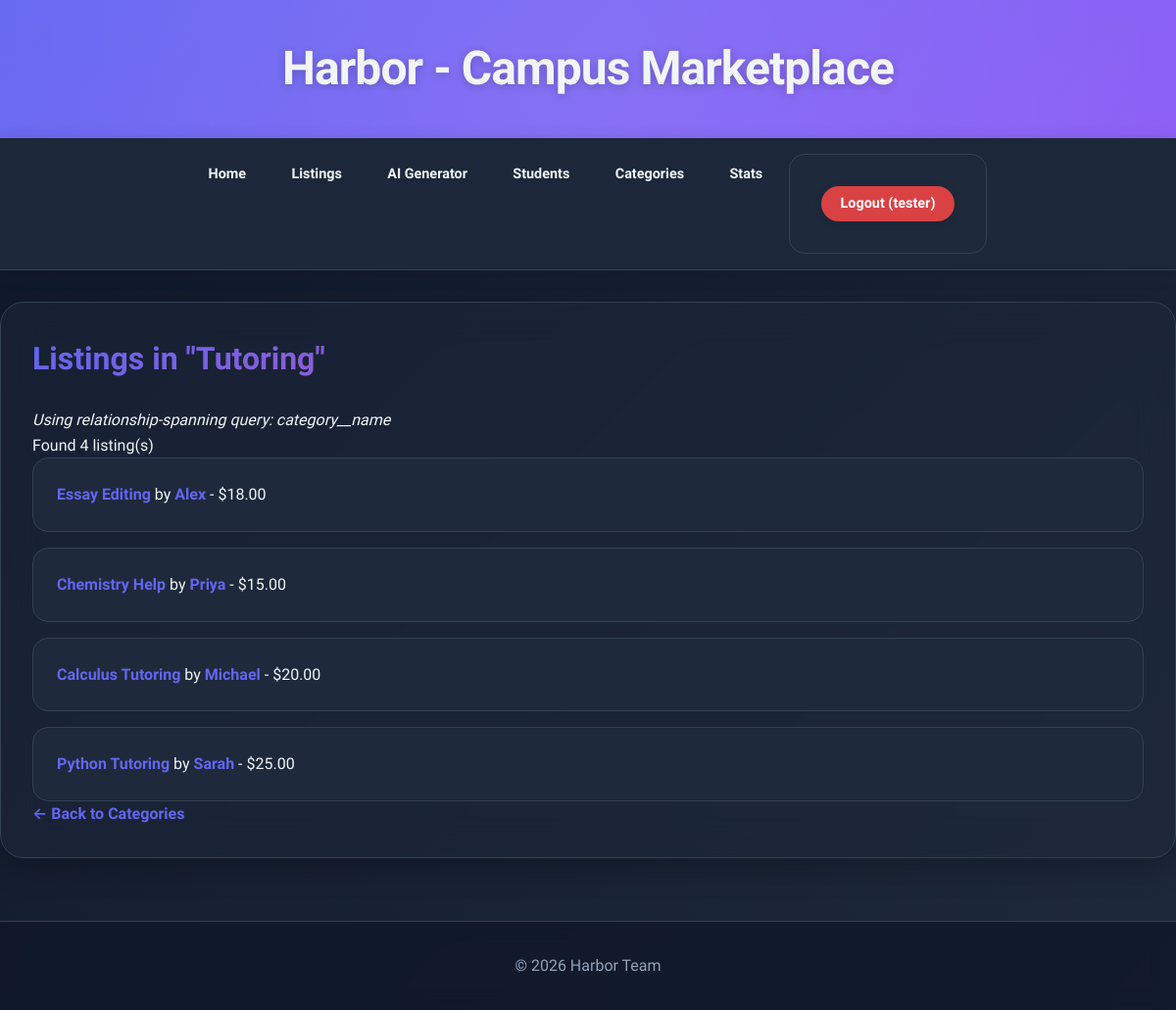
Screenshot of /category/Tutoring/listings/ (signed in) with the database file from the repository.
### listings/models.py (models this page shows, shortened)
class Category(models.Model):
    CATEGORY_TYPES = [
        ('SERVICE', 'Service'),
        ('FUNDRAISER', 'Fundraiser'),
        ('SELLER', 'Seller'),
    ]
    name = models.CharField(max_length=100)
    category_type = models.CharField(max_length=20, choices=CATEGORY_TYPES)
    description = models.TextField(max_length=300, blank=True)
    class Meta:
        ordering = ['name']
        verbose_name_plural = 'Categories'
        constraints = [
            models.UniqueConstraint(
                fields=['name', 'category_type'],
                name='unique_category_name_per_type'
            )
        ]

class Listing(models.Model):
    PAYMENT_METHODS = [
        ('VENMO', 'Venmo'),
        ('CASH', 'Cash'),
        ('PAYPAL', 'PayPal'),
        ('ZELLE', 'Zelle'),
    ]
    seller = models.ForeignKey(
        Student,
        on_delete=models.CASCADE,
        related_name='listings'
    )
    category = models.ForeignKey(
        Category,
        on_delete=models.PROTECT,
        related_name='listings'
    )
    title = models.CharField(max_length=200)
    description = models.TextField(max_length=1000)
    price = models.DecimalField(
        max_digits=10,
        decimal_places=2,
        null=True,
        blank=True,
        help_text="Price in USD (leave blank for free/donations)"
    )
    contact_method = models.CharField(max_length=200)
    accepted_payment = models.CharField(
        max_length=20,
        choices=PAYMENT_METHODS,
        default='VENMO'
    )
    is_active = models.BooleanField(default=True)
    created_at = models.DateTimeField(auto_now_add=True)
    updated_at = models.DateTimeField(auto_now=True)
    class Meta:
        ordering = ['-created_at']
        constraints = [
            models.UniqueConstraint(
                fields=['seller', 'title'],
                name='unique_listing_per_seller'
            )
        ]
    def get_absolute_url(self):
        from django.urls import reverse
        return reverse('listing_detail', args=[str(self.id)])

class Student(models.Model):
    first_name = models.CharField(max_length=100)
    last_name = models.CharField(max_length=100)
    university_email = models.EmailField(
        unique=True,
        validators=[EmailValidator()],
        help_text="Must be a valid .edu email address"
    )
    phone_number = models.CharField(max_length=15, blank=True)
    bio = models.TextField(max_length=500, blank=True)
    is_verified = models.BooleanField(default=False)
    created_at = models.DateTimeField(auto_now_add=True)
    updated_at = models.DateTimeField(auto_now=True)
    class Meta:
        ordering = ['-created_at']
        constraints = [
            models.UniqueConstraint(
                fields=['university_email'],
                name='unique_student_email'
            )
        ]
    def get_absolute_url(self):
        from django.urls import reverse
        return reverse('student_detail', args=[str(self.id)])

### listings/views.py (the view)
def listing_by_category_name(request, category_name):
    listings = Listing.objects.filter(
        is_active=True,
        category__name__iexact=category_name
    )
    context = {
        'listings': listings,
        'category_name': category_name,
        'count': listings.count()
    }
    return render(request, 'listings/listing_by_category.html', context)

### listings/templates/listings/listing_by_category.html (shortened to what this page needs)
{% extends "base.html" %}
{% block content %}
    <h2>Listings in "{{ category_name }}"</h2>
    <p><em>Using relationship-spanning query: category__name</em></p>
    <p>Found {{ count }} listing(s)</p>
    <ul>
    {% for listing in listings %}
        <li>
            <a href="{{ listing.get_absolute_url }}">{{ listing.title }}</a>
            by <a href="{{ listing.seller.get_absolute_url }}">{{ listing.seller.first_name }}</a>
            - ${{ listing.price|default:"Free" }}
        </li>
    {% empty %}
        <li>No listings found in this category.</li>
    {% endfor %}
    </ul>
    <p><a href="{% url 'category_list' %}">&larr; Back to Categories</a></p>
{% endblock %}

### listings/templates/base.html (shortened to what this page needs)
{% load static %}
<!DOCTYPE html>
<html lang="en">
<head>
    <link rel="stylesheet" href="{% static 'listings/css/styles.css' %}">
</head>
<body>
    <header class="header">
        <h1>Harbor - Campus Marketplace</h1>
    </header>
<nav class="navbar">
    <a href="{% url 'home' %}">Home</a>
    {% if user.is_authenticated %}
        <a href="{% url 'listing_list' %}">Listings</a>
        <a href="{% url 'create_local_ai' %}"> AI Generator</a>
        <a href="{% url 'student_list' %}">Students</a>
        <a href="{% url 'category_list' %}">Categories</a>
        <a href="{% url 'aggregation_stats' %}">Stats</a>
        <form method="post" action="{% url 'account_logout' %}" style="display: inline; margin: 0;">
            <button type="submit" style="background: rgba(239, 68, 68, 0.9); padding: 0.6rem 1.2rem; border-radius: 50px; border: none; color: white; font-weight: 600; cursor: pointer; font-size: 0.9rem; transition: all 0.3s ease;">
                Logout ({{ user.username }})
            </button>
        </form>
    {% else %}
        <a href="{% url 'account_login' %}">Login</a>
        <a href="{% url 'account_signup' %}">Sign Up</a>
    {% endif %}
</nav>
    <main class="container">
        {% block content %}
        {% endblock %}
    </main>
    <footer class="footer">
        <p>&copy; 2026 Harbor Team</p>
    </footer>
</body>
</html>

### listings/static/listings/css/styles.css (style rules this page uses)
:root { --primary: #6366f1; --primary-dark: #4f46e5; --secondary: #ec4899; --accent: #8b5cf6; --success: #10b981; --warning: #f59e0b; --bg-main: #0f172a; --bg-card: #1e293b; --bg-hover: #334155; --text-primary: #f1f5f9; --text-secondary: #94a3b8; --border: #334155; --shadow-sm: 0 2px 8px rgba(0, 0, 0, 0.1); --shadow-md: 0 4px 16px rgba(0, 0, 0, 0.15); --shadow-lg: 0 10px 30px rgba(0, 0, 0, 0.25); --glow: 0 0 20px rgba(99, 102, 241, 0.3); }
* { margin: 0; padding: 0; box-sizing: border-box; }
body { font-family: 'Plus Jakarta Sans', -apple-system, BlinkMacSystemFont, 'Segoe UI', sans-serif; background: linear-gradient(135deg, #0f172a 0%, #1e293b 100%); color: var(--text-primary); line-height: 1.6; min-height: 100vh; }
.header { background: linear-gradient(135deg, var(--primary) 0%, var(--accent) 100%); padding: 2rem; text-align: center; position: relative; overflow: hidden; box-shadow: var(--shadow-lg); }
.header::before { content: ''; position: absolute; top: -50%; right: -50%; width: 200%; height: 200%; background: radial-gradient(circle, rgba(255,255,255,0.1) 0%, transparent 70%); animation: rotate 20s linear infinite; }
.header h1 { font-size: clamp(1.8rem, 4vw, 3rem); font-weight: 800; letter-spacing: -0.02em; position: relative; z-index: 1; text-shadow: 0 2px 10px rgba(0, 0, 0, 0.2); }
.navbar { background: rgba(30, 41, 59, 0.95); backdrop-filter: blur(10px); padding: 1rem 2rem; display: flex; justify-content: center; gap: 0.5rem; flex-wrap: wrap; position: sticky; top: 0; z-index: 100; border-bottom: 1px solid var(--border); box-shadow: var(--shadow-md); }
.navbar a { color: var(--text-primary); text-decoration: none; padding: 0.6rem 1.2rem; border-radius: 50px; transition: all 0.3s cubic-bezier(0.4, 0, 0.2, 1); font-weight: 600; font-size: 0.9rem; position: relative; overflow: hidden; }
.navbar a::before { content: ''; position: absolute; top: 0; left: 0; width: 100%; height: 100%; background: linear-gradient(135deg, var(--primary), var(--accent)); transform: scaleX(0); transform-origin: right; transition: transform 0.3s ease; z-index: -1; border-radius: 50px; }
.container { max-width: 1200px; margin: 2rem auto; padding: 2rem; background: rgba(30, 41, 59, 0.5); backdrop-filter: blur(20px); border-radius: 24px; box-shadow: var(--shadow-lg); border: 1px solid var(--border); }
h2 { font-size: 2rem; font-weight: 700; margin-bottom: 1.5rem; background: linear-gradient(135deg, var(--primary), var(--secondary)); -webkit-background-clip: text; -webkit-text-fill-color: transparent; background-clip: text; }
ul { list-style: none; display: grid; gap: 1rem; }
li { background: var(--bg-card); padding: 1.5rem; border-radius: 16px; border: 1px solid var(--border); transition: all 0.3s ease; position: relative; overflow: hidden; }
li::before { content: ''; position: absolute; top: 0; left: 0; width: 4px; height: 100%; background: linear-gradient(180deg, var(--primary), var(--accent)); transform: scaleY(0); transition: transform 0.3s ease; }
a { color: var(--primary); text-decoration: none; font-weight: 600; transition: all 0.2s ease; position: relative; }
form { background: var(--bg-card); padding: 2rem; border-radius: 16px; margin: 2rem 0; border: 1px solid var(--border); }
button, .btn { background: linear-gradient(135deg, var(--primary), var(--accent)); color: white; padding: 0.8rem 2rem; border: none; border-radius: 12px; cursor: pointer; font-weight: 700; font-size: 1rem; transition: all 0.3s ease; box-shadow: var(--shadow-sm); font-family: inherit; }
.footer { background: rgba(15, 23, 42, 0.8); backdrop-filter: blur(10px); color: var(--text-secondary); text-align: center; padding: 2rem; margin-top: 4rem; border-top: 1px solid var(--border); }

### rows the page displays
Category: name "Tutoring"
Listing: title "Essay Editing", seller.first_name "Alex", price "18.00"
Listing: title "Chemistry Help", seller.first_name "Priya", price "15.00"
Listing: title "Calculus Tutoring", seller.first_name "Michael", price "20.00"
Listing: title "Python Tutoring", seller.first_name "Sarah", price "25.00"

### other values shown
{{ user.username }} "tester"
{{ count }} "4"
